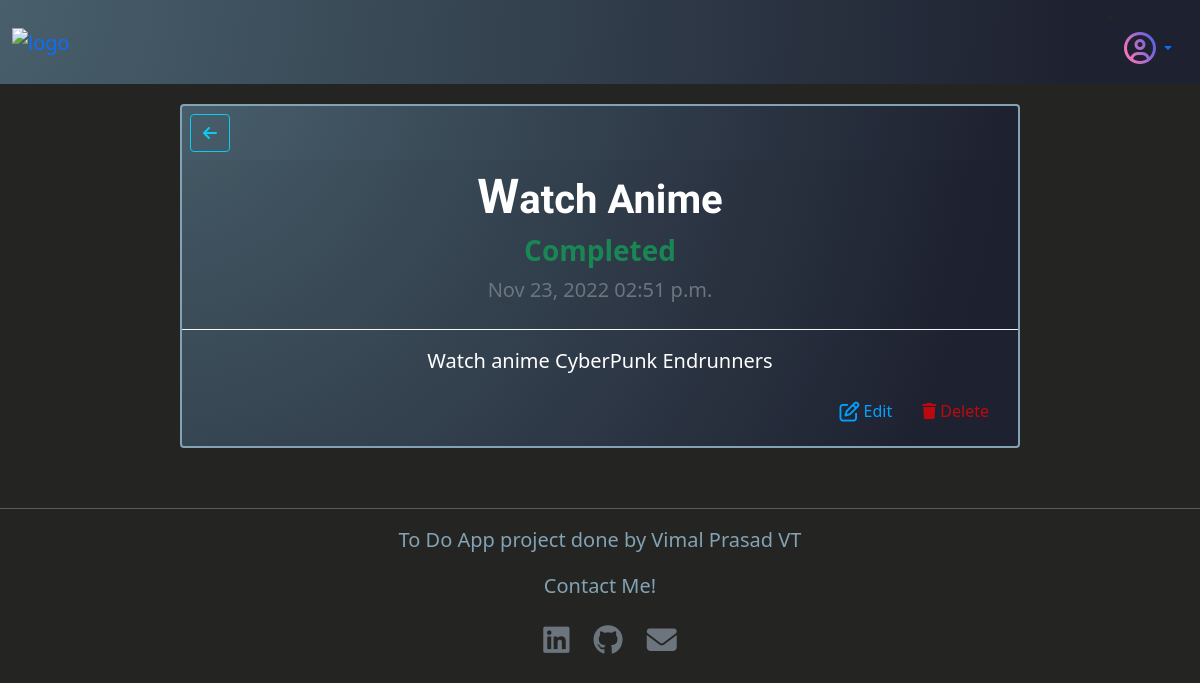
Screenshot of /2/ (signed in) with the database file from the repository.
### tasks/models.py (models this page shows, shortened)
class Task(models.Model):
    title = models.CharField(max_length=100)
    discription = models.TextField(null=True, blank=True)
    author = models.ForeignKey(settings.AUTH_USER_MODEL, on_delete=models.CASCADE)
    date_created = models.DateTimeField(auto_now_add=True)
    completed = models.BooleanField(default=False)

### tasks/views.py (the view)
# urls.py: path("<int:pk>/", TaskDetail.as_view(), name="task_detail"),
class TaskDetail(LoginRequiredMixin, UserPassesTestMixin,  DetailView):
    model = Task
    template_name ="task_detail.html"
    def test_func(self):
        task = self.get_object()
        return task.author == self.request.user

### templates/task_detail.html (shortened to what this page needs)
{% extends 'base.html' %}
{% block content %}
<section class="task-detail">
    <div class="card" id="detail-card">
        <div class="float-start">
            <a class=" btn btn-outline-info link-back m-2" href="{% url 'home' %}"><i class="fa-solid fa-arrow-left"></i></a>
        </div>
        <div class="card-header" id="detail-header">
            <h1 class="text-center">{{ task.title }}</h1>
            {% if task.completed == True %}
            <h3 class="status text-success">Completed</h3>
            {% else %}
            <h3 class="status text-danger">Incomplete</h3>
            {% endif %}
            <p class="text-muted">{{ task.date_created|date:"M d, Y h:i a" }}</p>
        </div>
        <div class="card-body detail-body text-center">
            <p>{{ task.discription }}
                <div class="float-end">
                    <a  class="btn link-edit" href="{% url 'update' task.pk %}"
                        data-bs-toggle="tooltip" data-bs-placement="top" title="edit">
                        <i class="fa-regular fa-pen-to-square fa-lg me-1"></i>Edit
                    </a>
                    <a class="btn link-delete" href="{% url 'delete' task.pk %}"
                        data-bs-toggle="tooltip" data-bs-placement="top" title="delete">
                        <i class="fas fa-trash me-1"></i>Delete
                    </a>
                </div>
            </p>
        </div>
    </div>
</section>
{% endblock content %}

### static/css/main.css (style rules this page uses)
body { background-color: #242423; margin: 0px; }
h1 { font-family: 'Miriam Libre', sans-serif; font-weight: 600; }
h1::first-letter { font-size: larger; }
p { font-size: 20px; }
.card { max-width: 80%; width: 85%; margin-top: 20px; }
.card-header { text-align: center; }
.task-detail { display: flex; justify-content: center; }
#create-card, #detail-card, #edit-card, #delete-card, #message-card { border-color: #83a3b4; border-width: 2px; width: 70%; background-image: radial-gradient(circle farthest-corner at -4% -12.9%, rgba(74, 98, 110, 1) 0.3%, rgba(30, 33, 48, 1) 90.2%); color:white; }
#create-header, #detail-header, #edit-header, #delete-header, #message-header { border-bottom-color: whitesmoke; }
.link-edit { color: rgb(0, 162, 255); }
.link-delete { color: rgba(255, 0, 0, 0.711); }
.status { font-weight: 700; }

### rows the page displays
Task: title "Watch Anime", date_created "Nov 23, 2022 02:51 p.m.", discription "Watch anime CyberPunk Endrunners"
